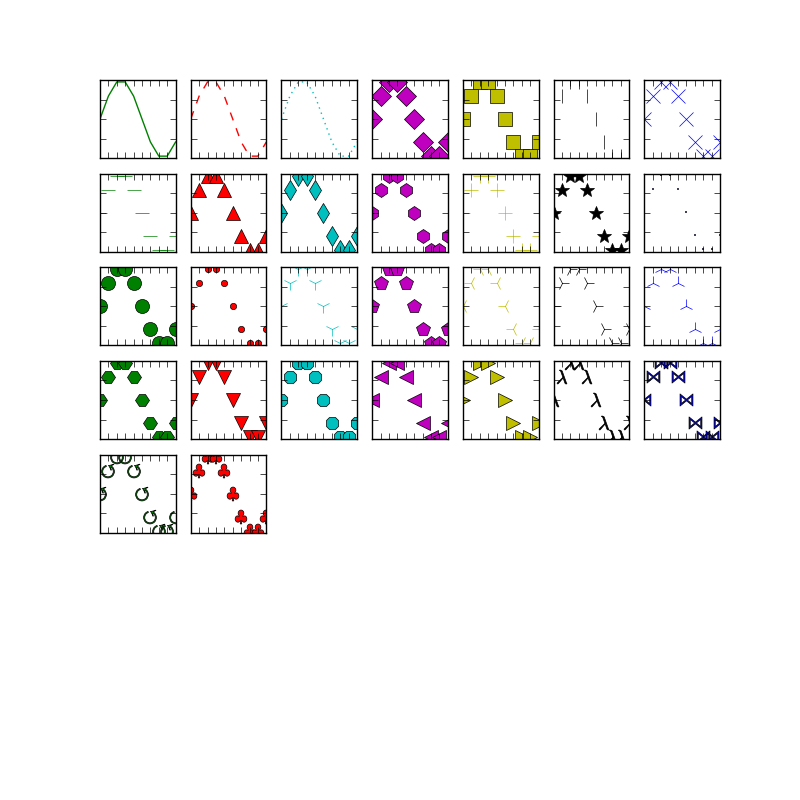

Python code for this plot:
#!/usr/bin/env python
# This should probably be replaced with a demo that shows all
# line and marker types in a single panel, with labels.

import matplotlib.pyplot as plt
from matplotlib.lines import Line2D
import numpy as np

t = np.arange(0.0, 1.0, 0.1)
s = np.sin(2*np.pi*t)
linestyles = ['_', '-', '--', ':']
markers = []
for m in Line2D.markers:
    try:
        if len(m) == 1 and m != ' ':
            markers.append(m)
    except TypeError:
        pass

styles = markers + [
    r'$\lambda$',
    r'$\bowtie$',
    r'$\circlearrowleft$',
    r'$\clubsuit$',
    r'$\checkmark$']

colors = ('b', 'g', 'r', 'c', 'm', 'y', 'k')

plt.figure(figsize=(8,8))

axisNum = 0
for row in range(6):
    for col in range(5):
        axisNum += 1
        ax = plt.subplot(7, 7, axisNum)
        color = colors[axisNum % len(colors)]
        if axisNum < len(linestyles):
            plt.plot(t, s, linestyles[axisNum], color=color, markersize=10)
        else:
            style = styles[(axisNum - len(linestyles)) % len(styles)]
            plt.plot(t, s, linestyle='None', marker=style, color=color, markersize=10)
        ax.set_yticklabels([])
        ax.set_xticklabels([])

plt.savefig('line_styles.png')
plt.show()
